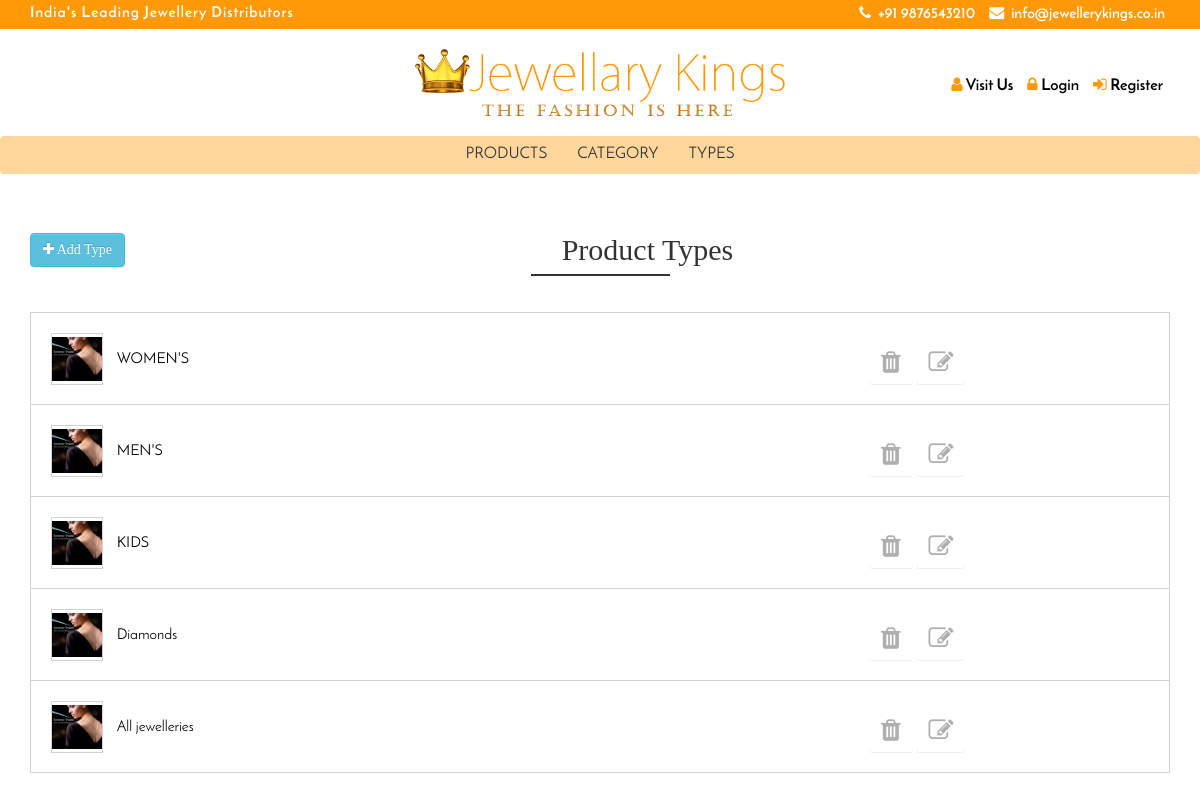
The page /Admin/types.php on the database its author committed.
### tables this page shows
CREATE TABLE `product_type` (
  `type_id` int(11) NOT NULL,
  `type_name` varchar(255) NOT NULL,
  `pro_cats` varchar(255) DEFAULT NULL
);

### Admin/types.php (the view, shortened to what this page needs)
<?php include "includes/header.php"; ?>
        <div id='wrapper'>
            <section id="contact-section">
                <div class="container">
                    <h2 class="section-heading"> <a href="#"  data-toggle="modal" data-target="#add_type" class="btn btn-info pull-left cart-delete-btn"><i class="fa fa-plus" aria-hidden="true"></i> Add Type</a>Product Types</h2>
                    <div class="table-responsive">
                                    <table width="100%" class="cart-table">
                                        <tbody>
                            <?php
                            $sql = "SELECT * FROM `product_type`";
                            $result = mysqli_query($conn, $sql);
                            while($row = mysqli_fetch_assoc($result)) {
                            ?>
                                            <tr>
                                            <td>
                                                <ul class="list-inline shopped-item-ul">
                                                    <li>
                                                        <div class="shopped-item-img">
                                                            <img src="images/menu-women.jpg" class="img-responsive">
                                                        </div>
                                                    </li>
                                                    <li>
                                                        <div class="shopped-tem-description">
                                                            <p class="shopped-item-name"><?php echo $row['type_name']; ?> </p>
                                                        </div>
                                                    </li>
                                                </ul>
                                            </td>
                                            <td>
                                                <a href="types.php?del=<?php echo $row['type_id']; ?>" class="btn btn-info cart-delete-btn"><i class="fa fa-trash" aria-hidden="true"></i></a>
                                                <a href="#"  data-toggle="modal" data-target="#myModal<?php echo $row['type_id']; ?>" class="btn btn-info cart-delete-btn"><i class="fa fa-edit" aria-hidden="true"></i></a>
                                            </td>
                                        </tr>
                            <?php  } ?>
                                    </tbody>
                        </table>
                                </div>
                </div>
            </section>
        </div>
<?php include "includes/footer.php"; ?>

### Admin/css/index.css (style rules this page uses)
a { text-decoration: none !important; }
body { font-family:JosefinSans-Regular; font-size: 16px; }
.section-heading { text-align: center; font-family:TypoStyleBoldDemo; }
.section-heading::after { content: " "; display: block; height: 2px; background: #333; width: 139px; margin: auto; margin-top: auto; margin-bottom: auto; margin-top: 8px; margin-bottom: 36px; }
#contact-section { margin: 39px 0 20px 0; }
.cart-table td,.shopped-item-ul>li p { font-size:15px;font-family:JosefinSans-Regular }
.shopped-item-ul li>.shopped-item-img { border:1px solid #d3d3d3;display:flex;height:52px;overflow:hidden;width:52px }
.shopped-item-ul li>.shopped-item-img>img { width:100%;display:table;margin:auto }
.shopped-item-ul>li { vertical-align:middle }
.shopped-item-ul>li p { margin:0;color:#000 }
.cart-table td { border-bottom:1px solid #d3d3d3;color:#000;padding:20px 0 9px 20px;text-align:center }
.cart-table td .cart-delete-btn { background:0 0;text-shadow:none;color:#AFAFAF;border:none }
.cart-table td .cart-delete-btn>i { font-size:25px }
.cart-table,.total-table-col>table { border:1px solid #d3d3d3 }
.cart-table td:first-child { text-align:left;width:54% }

### rows shown on the page
product_type: type_name "WOMEN'S"
product_type: type_name "MEN'S"
product_type: type_name "KIDS"
product_type: type_name "Diamonds"
product_type: type_name "All jewelleries"
